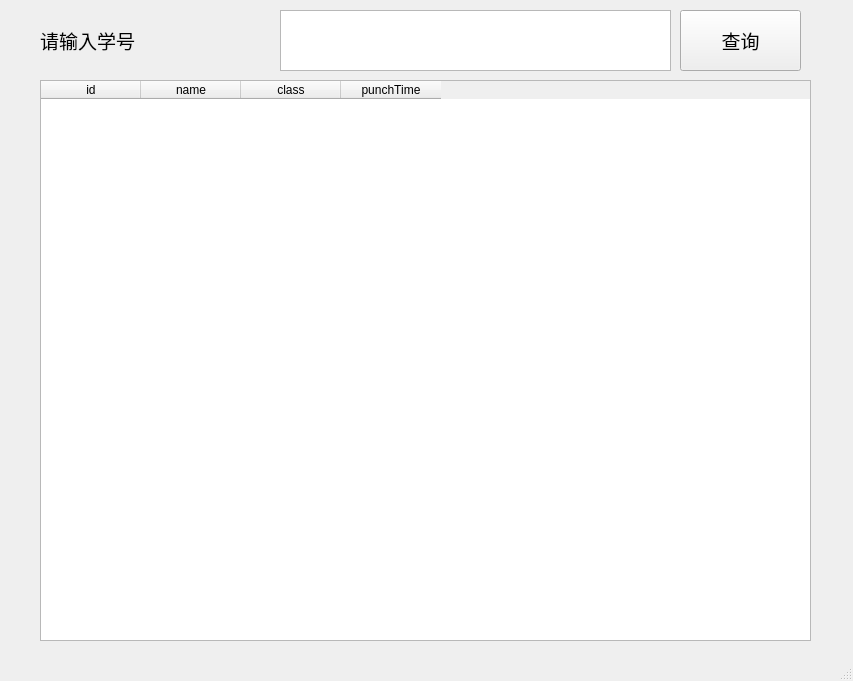
<?xml version="1.0" encoding="UTF-8"?>
<ui version="4.0">
 <class>MainWindow</class>
 <widget class="QMainWindow" name="MainWindow">
  <property name="geometry">
   <rect>
    <x>0</x>
    <y>0</y>
    <width>853</width>
    <height>681</height>
   </rect>
  </property>
  <property name="windowTitle">
   <string>MainWindow</string>
  </property>
  <widget class="QWidget" name="centralwidget">
   <widget class="QLabel" name="label">
    <property name="geometry">
     <rect>
      <x>40</x>
      <y>20</y>
      <width>221</width>
      <height>41</height>
     </rect>
    </property>
    <property name="font">
     <font>
      <family>Agency FB</family>
      <pointsize>14</pointsize>
     </font>
    </property>
    <property name="text">
     <string>请输入学号</string>
    </property>
   </widget>
   <widget class="QTextEdit" name="textEdit">
    <property name="geometry">
     <rect>
      <x>280</x>
      <y>10</y>
      <width>391</width>
      <height>61</height>
     </rect>
    </property>
   </widget>
   <widget class="QPushButton" name="pushButton">
    <property name="geometry">
     <rect>
      <x>680</x>
      <y>10</y>
      <width>121</width>
      <height>61</height>
     </rect>
    </property>
    <property name="font">
     <font>
      <family>Agency FB</family>
      <pointsize>14</pointsize>
     </font>
    </property>
    <property name="text">
     <string>查询</string>
    </property>
   </widget>
   <widget class="QTableWidget" name="tableWidget">
    <property name="geometry">
     <rect>
      <x>40</x>
      <y>80</y>
      <width>771</width>
      <height>561</height>
     </rect>
    </property>
    <column>
     <property name="text">
      <string>id</string>
     </property>
    </column>
    <column>
     <property name="text">
      <string>name</string>
     </property>
    </column>
    <column>
     <property name="text">
      <string>class</string>
     </property>
    </column>
    <column>
     <property name="text">
      <string>punchTime</string>
     </property>
    </column>
   </widget>
  </widget>
  <widget class="QStatusBar" name="statusbar"/>
 </widget>
 <resources/>
 <connections/>
</ui>
